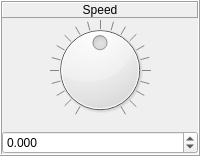
             <widget class="QFrame" name="frame_Speed">
              <property name="sizePolicy">
               <sizepolicy hsizetype="Minimum" vsizetype="Preferred">
                <horstretch>0</horstretch>
                <verstretch>0</verstretch>
               </sizepolicy>
              </property>
              <property name="minimumSize">
               <size>
                <width>50</width>
                <height>100</height>
               </size>
              </property>
              <property name="frameShape">
               <enum>QFrame::Box</enum>
              </property>
              <property name="frameShadow">
               <enum>QFrame::Raised</enum>
              </property>
              <layout class="QVBoxLayout" name="verticalLayout_68">
               <property name="spacing">
                <number>2</number>
               </property>
               <property name="sizeConstraint">
                <enum>QLayout::SetMaximumSize</enum>
               </property>
               <property name="leftMargin">
                <number>0</number>
               </property>
               <property name="topMargin">
                <number>0</number>
               </property>
               <property name="rightMargin">
                <number>0</number>
               </property>
               <property name="bottomMargin">
                <number>0</number>
               </property>
               <item>
                <widget class="QFrame" name="frame_Label_Speed">
                 <property name="sizePolicy">
                  <sizepolicy hsizetype="Minimum" vsizetype="Minimum">
                   <horstretch>0</horstretch>
                   <verstretch>0</verstretch>
                  </sizepolicy>
                 </property>
                 <property name="font">
                  <font>
                   <pointsize>9</pointsize>
                  </font>
                 </property>
                 <property name="frameShape">
                  <enum>QFrame::NoFrame</enum>
                 </property>
                 <property name="frameShadow">
                  <enum>QFrame::Raised</enum>
                 </property>
                 <layout class="QVBoxLayout" name="verticalLayout_69">
                  <property name="leftMargin">
                   <number>0</number>
                  </property>
                  <property name="topMargin">
                   <number>0</number>
                  </property>
                  <property name="rightMargin">
                   <number>0</number>
                  </property>
                  <property name="bottomMargin">
                   <number>0</number>
                  </property>
                  <item>
                   <widget class="QLabel" name="label_Speed">
                    <property name="autoFillBackground">
                     <bool>false</bool>
                    </property>
                    <property name="frameShape">
                     <enum>QFrame::Panel</enum>
                    </property>
                    <property name="frameShadow">
                     <enum>QFrame::Raised</enum>
                    </property>
                    <property name="text">
                     <string>Speed</string>
                    </property>
                    <property name="alignment">
                     <set>Qt::AlignCenter</set>
                    </property>
                   </widget>
                  </item>
                 </layout>
                </widget>
               </item>
               <item>
                <widget class="QFrame" name="frame_Dial_Speed">
                 <property name="sizePolicy">
                  <sizepolicy hsizetype="Preferred" vsizetype="Preferred">
                   <horstretch>0</horstretch>
                   <verstretch>0</verstretch>
                  </sizepolicy>
                 </property>
                 <property name="frameShape">
                  <enum>QFrame::NoFrame</enum>
                 </property>
                 <property name="frameShadow">
                  <enum>QFrame::Raised</enum>
                 </property>
                 <layout class="QVBoxLayout" name="verticalLayout_70">
                  <property name="leftMargin">
                   <number>0</number>
                  </property>
                  <property name="topMargin">
                   <number>0</number>
                  </property>
                  <property name="rightMargin">
                   <number>0</number>
                  </property>
                  <item>
                   <widget class="QDial" name="dial_Speed">
                    <property name="sizePolicy">
                     <sizepolicy hsizetype="Preferred" vsizetype="Preferred">
                      <horstretch>0</horstretch>
                      <verstretch>0</verstretch>
                     </sizepolicy>
                    </property>
                    <property name="cursor">
                     <cursorShape>OpenHandCursor</cursorShape>
                    </property>
                    <property name="minimum">
                     <number>-2000</number>
                    </property>
                    <property name="maximum">
                     <number>2000</number>
                    </property>
                    <property name="singleStep">
                     <number>1</number>
                    </property>
                    <property name="pageStep">
                     <number>10</number>
                    </property>
                    <property name="value">
                     <number>0</number>
                    </property>
                    <property name="tracking">
                     <bool>true</bool>
                    </property>
                    <property name="orientation">
                     <enum>Qt::Horizontal</enum>
                    </property>
                    <property name="invertedAppearance">
                     <bool>false</bool>
                    </property>
                    <property name="invertedControls">
                     <bool>false</bool>
                    </property>
                    <property name="wrapping">
                     <bool>false</bool>
                    </property>
                    <property name="notchTarget">
                     <double>50.000000000000000</double>
                    </property>
                    <property name="notchesVisible">
                     <bool>true</bool>
                    </property>
                   </widget>
                  </item>
                 </layout>
                </widget>
               </item>
               <item>
                <widget class="QDoubleSpinBox" name="doubleSpinBox_Speed">
                 <property name="sizePolicy">
                  <sizepolicy hsizetype="Preferred" vsizetype="Preferred">
                   <horstretch>0</horstretch>
                   <verstretch>0</verstretch>
                  </sizepolicy>
                 </property>
                 <property name="wrapping">
                  <bool>false</bool>
                 </property>
                 <property name="frame">
                  <bool>true</bool>
                 </property>
                 <property name="buttonSymbols">
                  <enum>QAbstractSpinBox::UpDownArrows</enum>
                 </property>
                 <property name="accelerated">
                  <bool>true</bool>
                 </property>
                 <property name="keyboardTracking">
                  <bool>true</bool>
                 </property>
                 <property name="showGroupSeparator" stdset="0">
                  <bool>false</bool>
                 </property>
                 <property name="decimals">
                  <number>3</number>
                 </property>
                 <property name="minimum">
                  <double>-100.000000000000000</double>
                 </property>
                 <property name="maximum">
                  <double>100.000000000000000</double>
                 </property>
                 <property name="singleStep">
                  <double>0.010000000000000</double>
                 </property>
                 <property name="value">
                  <double>0.000000000000000</double>
                 </property>
                </widget>
               </item>
              </layout>
             </widget>
